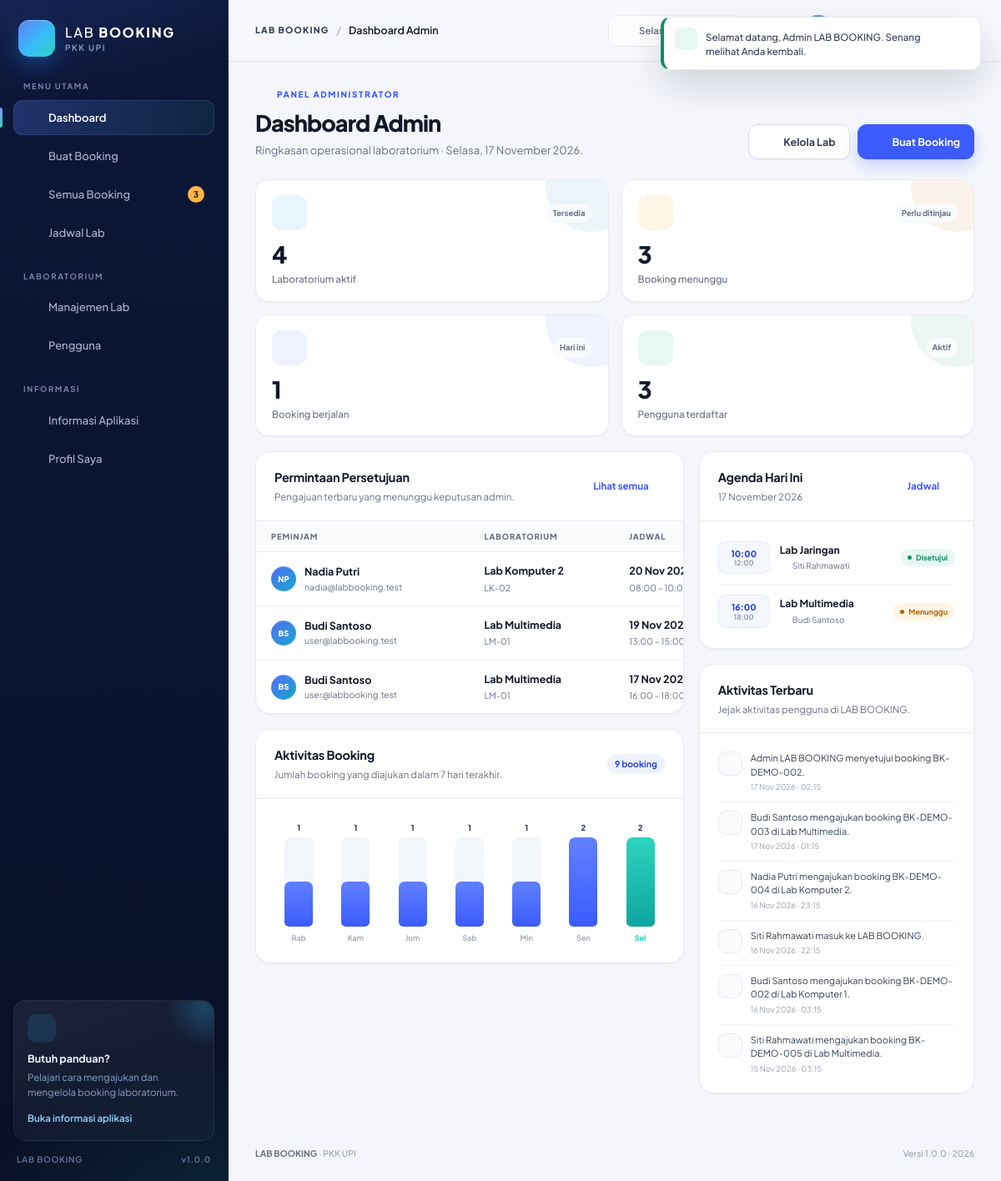
/dashboard.php (signed in), run on the app's committed database.
### tables this page shows
CREATE TABLE `bookings` (
    `id`           INT UNSIGNED NOT NULL AUTO_INCREMENT,
    `booking_code` VARCHAR(24) NOT NULL,
    `user_id`      INT UNSIGNED NOT NULL,
    `lab_id`       INT UNSIGNED NOT NULL,
    `booking_date` DATE NOT NULL,
    `start_time`   TIME NOT NULL,
    `end_time`     TIME NOT NULL,
    `purpose`      VARCHAR(255) NOT NULL,
    `participants` SMALLINT UNSIGNED NOT NULL DEFAULT 1,
    `status`       ENUM('pending', 'approved', 'rejected', 'cancelled', 'completed') NOT NULL DEFAULT 'pending',
    `admin_note`   TEXT DEFAULT NULL,
    `reviewed_by`  INT UNSIGNED DEFAULT NULL,
    `reviewed_at`  DATETIME DEFAULT NULL,
    `created_at`   DATETIME NOT NULL DEFAULT CURRENT_TIMESTAMP,
    `updated_at`   DATETIME NOT NULL DEFAULT CURRENT_TIMESTAMP ON UPDATE CURRENT_TIMESTAMP,
    PRIMARY KEY (`id`),
    UNIQUE KEY `uq_bookings_code` (`booking_code`),
    KEY `idx_bookings_lab_date` (`lab_id`, `booking_date`, `start_time`, `end_time`),
    KEY `idx_bookings_user` (`user_id`),
    KEY `idx_bookings_status` (`status`),
    KEY `idx_bookings_date` (`booking_date`),
    CONSTRAINT `fk_bookings_user`
        FOREIGN KEY (`user_id`) REFERENCES `users` (`id`)
        ON UPDATE CASCADE ON DELETE RESTRICT,
    CONSTRAINT `fk_bookings_lab`
        FOREIGN KEY (`lab_id`) REFERENCES `labs` (`id`)
        ON UPDATE CASCADE ON DELETE RESTRICT,
    CONSTRAINT `fk_bookings_reviewer`
        FOREIGN KEY (`reviewed_by`) REFERENCES `users` (`id`)
        ON UPDATE CASCADE ON DELETE SET NULL
);

CREATE TABLE `users` (
    `id`         INT UNSIGNED NOT NULL AUTO_INCREMENT,
    `name`       VARCHAR(100) NOT NULL,
    `email`      VARCHAR(150) NOT NULL,
    `password`   VARCHAR(255) NOT NULL,
    `role`       ENUM('admin', 'user') NOT NULL DEFAULT 'user',
    `phone`      VARCHAR(30) DEFAULT NULL,
    `department` VARCHAR(120) DEFAULT NULL,
    `status`     ENUM('active', 'inactive') NOT NULL DEFAULT 'active',
    `created_at` DATETIME NOT NULL DEFAULT CURRENT_TIMESTAMP,
    `updated_at` DATETIME NOT NULL DEFAULT CURRENT_TIMESTAMP ON UPDATE CURRENT_TIMESTAMP,
    PRIMARY KEY (`id`),
    UNIQUE KEY `uq_users_email` (`email`),
    KEY `idx_users_role` (`role`),
    KEY `idx_users_status` (`status`)
);

CREATE TABLE `labs` (
    `id`          INT UNSIGNED NOT NULL AUTO_INCREMENT,
    `name`        VARCHAR(120) NOT NULL,
    `code`        VARCHAR(20) NOT NULL,
    `description` TEXT DEFAULT NULL,
    `location`    VARCHAR(150) NOT NULL,
    `capacity`    SMALLINT UNSIGNED NOT NULL DEFAULT 1,
    `facilities`  TEXT DEFAULT NULL,
    `status`      ENUM('active', 'inactive') NOT NULL DEFAULT 'active',
    `created_at`  DATETIME NOT NULL DEFAULT CURRENT_TIMESTAMP,
    `updated_at`  DATETIME NOT NULL DEFAULT CURRENT_TIMESTAMP ON UPDATE CURRENT_TIMESTAMP,
    PRIMARY KEY (`id`),
    UNIQUE KEY `uq_labs_code` (`code`),
    KEY `idx_labs_status` (`status`)
);

CREATE TABLE `activity_logs` (
    `id`          BIGINT UNSIGNED NOT NULL AUTO_INCREMENT,
    `user_id`     INT UNSIGNED DEFAULT NULL,
    `action`      VARCHAR(50) NOT NULL,
    `description` VARCHAR(255) NOT NULL,
    `created_at`  DATETIME NOT NULL DEFAULT CURRENT_TIMESTAMP,
    PRIMARY KEY (`id`),
    KEY `idx_activity_user` (`user_id`),
    KEY `idx_activity_created` (`created_at`),
    CONSTRAINT `fk_activity_user`
        FOREIGN KEY (`user_id`) REFERENCES `users` (`id`)
        ON UPDATE CASCADE ON DELETE SET NULL
);

### dashboard.php (the view, shortened to what the rows shown need)
<?php
require_once __DIR__ . '/includes/functions.php';
require_login();
$user = current_user();
$isAdmin = $user['role'] === 'admin';
if ($isAdmin) {
    $pendingBookings = q(
        "SELECT b.*, l.name AS lab_name, l.code AS lab_code, u.name AS user_name, u.email AS user_email
         FROM bookings b
         JOIN labs l ON l.id = b.lab_id
         JOIN users u ON u.id = b.user_id
         WHERE b.status = 'pending'
         ORDER BY b.created_at ASC, b.id ASC
         LIMIT 5"
    )->fetchAll();
    $todayAgenda = q(
        "SELECT b.*, l.name AS lab_name, l.code AS lab_code, u.name AS user_name
         FROM bookings b
         JOIN labs l ON l.id = b.lab_id
         JOIN users u ON u.id = b.user_id
         WHERE b.booking_date = CURDATE()
           AND b.status IN ('pending', 'approved', 'completed')
         ORDER BY b.start_time ASC
         LIMIT 6"
    )->fetchAll();
    $recentActivities = q(
        "SELECT a.*, u.name AS user_name
         FROM activity_logs a
         LEFT JOIN users u ON u.id = a.user_id
         ORDER BY a.created_at DESC, a.id DESC
         LIMIT 6"
    )->fetchAll();
}
require __DIR__ . '/includes/header.php';
?>
<?php if ($isAdmin): ?>
    <div class="page-head">
        <div class="page-head-text">
            <h1 class="page-title">Dashboard Admin</h1>
        </div>
    </div>
    <div class="dash-grid">
        <div class="dash-stack">
            <section class="card">
                <div class="card-header">
                    <div class="card-heading">
                        <h2 class="card-title">Permintaan Persetujuan</h2>
                    </div>
                </div>
                <?php if ($pendingBookings === []): ?>
                    <div class="empty-state" style="padding:36px 24px">
                        <div class="empty-icon"><?= icon('check-circle') ?></div>
                        <h3>Tidak ada permintaan baru</h3>
                        <p>Semua pengajuan booking sudah ditinjau. Kerja bagus!</p>
                    </div>
                <?php else: ?>
                    <div class="table-wrap">
                        <table class="data-table">
                            <thead>
                                <tr>
                                    <th>Peminjam</th>
                                    <th>Laboratorium</th>
                                    <th>Jadwal</th>
                                </tr>
                            </thead>
                            <tbody>
                                <?php foreach ($pendingBookings as $booking): ?>
                                    <tr>
                                        <td>
                                            <div class="table-user">
                                                <?= avatar($booking['user_name'], 'avatar-sm') ?>
                                                <div class="table-user-info">
                                                    <strong><?= e($booking['user_name']) ?></strong>
                                                    <span><?= e($booking['user_email']) ?></span>
                                                </div>
                                            </div>
                                        </td>
                                        <td>
                                            <span class="cell-main"><?= e($booking['lab_name']) ?></span>
                                            <span class="cell-sub"><?= e($booking['lab_code']) ?></span>
                                        </td>
                                        <td>
                                            <span class="cell-main"><?= e(format_date($booking['booking_date'])) ?></span>
                                            <span class="cell-sub"><?= e(format_time_range($booking['start_time'], $booking['end_time'])) ?></span>
                                        </td>
                                    </tr>
                                <?php endforeach; ?>
                            </tbody>
                        </table>
                    </div>
                <?php endif; ?>
            </section>
            <section class="card">
                <div class="card-header">
                    <div class="card-heading">
                        <h2 class="card-title">Aktivitas Booking</h2>
                    </div>
                </div>
            </section>
        </div>
        <div class="dash-stack">
            <section class="card">
                <div class="card-header">
                    <div class="card-heading">
                        <h2 class="card-title">Agenda Hari Ini</h2>
                    </div>
                </div>
                <div class="card-body">
                    <?php if ($todayAgenda === []): ?>
                        <div class="empty-state" style="padding:26px 10px 18px">
                            <div class="empty-icon"><?= icon('calendar') ?></div>
                            <h3>Belum ada agenda</h3>
                            <p>Tidak ada pemakaian laboratorium yang terjadwal hari ini.</p>
                        </div>
                    <?php else: ?>
                        <div class="agenda-list">
                            <?php foreach ($todayAgenda as $agenda): ?>
                                <div class="agenda-item">
                                    <div class="agenda-time">
                                        <?= e(format_time($agenda['start_time'])) ?>
                                        <span><?= e(format_time($agenda['end_time'])) ?></span>
                                    </div>
                                    <div class="agenda-main">
                                        <strong><?= e($agenda['lab_name']) ?></strong>
                                        <small><?= icon('user') ?><?= e($agenda['user_name']) ?></small>
                                    </div>
                                    <?= booking_status_badge($agenda['status']) ?>
                                </div>
                            <?php endforeach; ?>
                        </div>
                    <?php endif; ?>
                </div>
            </section>
            <section class="card">
                <div class="card-header">
                    <div class="card-heading">
                        <h2 class="card-title">Aktivitas Terbaru</h2>
                    </div>
                </div>
                <div class="card-body">
                    <?php if ($recentActivities === []): ?>
                        <p class="text-muted" style="font-size:11px">Belum ada aktivitas tercatat.</p>
                    <?php else: ?>
                        <?php
                        $activityIcons = [
                            'login'            => 'key',
                            'logout'           => 'log-out',
                            'register'         => 'user-check',
                            'booking_created'  => 'calendar-check',
                            'booking_approved' => 'check-circle',
                            'booking_rejected' => 'x-circle',
                            'booking_cancelled'=> 'slash',
                            'lab_created'      => 'flask',
                            'lab_updated'      => 'edit',
                            'lab_deleted'      => 'trash',
                            'user_created'     => 'users',
                            'user_updated'     => 'user',
                            'user_deleted'     => 'trash',
                        ];
                        ?>
                        <div class="activity-list">
                            <?php foreach ($recentActivities as $activity): ?>
                                <div class="activity-item">
                                    <span class="activity-icon"><?= icon($activityIcons[$activity['action']] ?? 'activity') ?></span>
                                    <div class="activity-main">
                                        <p><?= e($activity['description']) ?></p>
                                        <span><?= e(format_datetime($activity['created_at'])) ?></span>
                                    </div>
                                </div>
                            <?php endforeach; ?>
                        </div>
                    <?php endif; ?>
                </div>
            </section>
        </div>
    </div>
<?php endif; ?>
<?php require __DIR__ . '/includes/footer.php'; ?>

### includes/functions.php (shortened to what the rows shown need)
<?php
require_once __DIR__ . '/../config/database.php';
require_once __DIR__ . '/icons.php';
function e(mixed $value): string
{
    return htmlspecialchars((string) $value, ENT_QUOTES | ENT_SUBSTITUTE, 'UTF-8');
}
function current_user(): ?array
{
    static $resolved = false;
    static $user = null;
    if ($resolved) {
        return $user;
    }
    $resolved = true;
    $userId = (int) ($_SESSION['user_id'] ?? 0);
    $statement = db()->prepare('SELECT * FROM users WHERE id = ? LIMIT 1');
    $statement->execute([$userId]);
    $found = $statement->fetch();
    return $user = $found;
}
function is_logged_in(): bool
{
    return current_user() !== null;
}
function require_login(): void
{
    if (!is_logged_in()) {
        flash('warning', 'Silakan masuk terlebih dahulu untuk mengakses halaman tersebut.');
        redirect('login.php');
    }
}
function q(string $sql, array $parameters = []): PDOStatement
{
    $statement = db()->prepare($sql);
    $statement->execute($parameters);
    return $statement;
}
function booking_statuses(): array
{
    return [
        'pending'   => ['label' => 'Menunggu', 'class' => 'warning'],
        'approved'  => ['label' => 'Disetujui', 'class' => 'success'],
        'rejected'  => ['label' => 'Ditolak', 'class' => 'danger'],
        'cancelled' => ['label' => 'Dibatalkan', 'class' => 'neutral'],
        'completed' => ['label' => 'Selesai', 'class' => 'info'],
    ];
}
function booking_status_badge(string $status, bool $dot = true): string
{
    $meta = booking_statuses()[$status] ?? ['label' => ucfirst($status), 'class' => 'neutral'];
    $dotHtml = $dot ? '<span class="badge-dot"></span>' : '';
    return '<span class="badge badge-' . e($meta['class']) . '">' . $dotHtml . e($meta['label']) . '</span>';
}
function initials(string $name): string
{
    $name = trim($name);
    $parts = preg_split('/\s+/', $name) ?: [$name];
    return mb_strtoupper(mb_substr($parts[0], 0, 1) . mb_substr($parts[count($parts) - 1], 0, 1));
}
function avatar(string $name, string $class = ''): string
{
    $safeClass = $class !== '' ? ' ' . e($class) : '';
    return '<span class="avatar' . $safeClass . '" aria-hidden="true">' . e(initials($name)) . '</span>';
}
function format_date(?string $date, string $style = 'short', bool $withDay = false): string
{
    $timestamp = strtotime($date);
    $months = [
        1  => 'Januari', 2  => 'Februari', 3 => 'Maret', 4 => 'April',
        5  => 'Mei', 6 => 'Juni', 7 => 'Juli', 8 => 'Agustus',
        9  => 'September', 10 => 'Oktober', 11 => 'November', 12 => 'Desember',
    ];
    $monthsShort = [
        1 => 'Jan', 2 => 'Feb', 3 => 'Mar', 4 => 'Apr', 5 => 'Mei', 6 => 'Jun',
        7 => 'Jul', 8 => 'Agu', 9 => 'Sep', 10 => 'Okt', 11 => 'Nov', 12 => 'Des',
    ];
    $days = ['Minggu', 'Senin', 'Selasa', 'Rabu', 'Kamis', 'Jumat', 'Sabtu'];
    $monthName = $style === 'long'
        ? $months[(int) date('n', $timestamp)]
        : $monthsShort[(int) date('n', $timestamp)];
    $formatted = date('j', $timestamp) . ' ' . $monthName . ' ' . date('Y', $timestamp);
    if ($withDay) {
        $formatted = $days[(int) date('w', $timestamp)] . ', ' . $formatted;
    }
    return $formatted;
}
function format_datetime(?string $datetime): string
{
    $timestamp = strtotime($datetime);
    return format_date(date('Y-m-d', $timestamp)) . ' · ' . date('H:i', $timestamp);
}
function format_time(?string $time): string
{
    return substr($time, 0, 5);
}
function format_time_range(?string $start, ?string $end): string
{
    return format_time($start) . ' – ' . format_time($end);
}

### includes/icons.php (shortened to what the rows shown need)
<?php
function icon(string $name, string $class = ''): string
{
    if (!isset($paths[$name])) {
        $name = 'info';
    }
    $classAttribute = $class !== '' ? ' class="' . htmlspecialchars($class, ENT_QUOTES, 'UTF-8') . '"' : '';
    return '<svg' . $classAttribute . ' viewBox="0 0 24 24" fill="none" stroke="currentColor" '
        . 'stroke-width="1.8" stroke-linecap="round" stroke-linejoin="round" aria-hidden="true" focusable="false">'
        . $paths[$name] . '</svg>';
}

### data on the page
bookings: user.name "NP", user.name "Nadia Putri", user.email "nadia@labbooking.test", lab.name "Lab Komputer 2", lab.code "LK-02", booking_date "20 Nov…", start_time+end_time "08:00 –…"
bookings: user.name "BS", user.name "Budi Santoso", user.email "user@labbooking.test", lab.name "Lab Multimedia", lab.code "LM-01", booking_date "19 Nov…", start_time+end_time "13:00 –…"
bookings: user.name "BS", user.name "Budi Santoso", user.email "user@labbooking.test", lab.name "Lab Multimedia", lab.code "LM-01", booking_date "17 Nov…", start_time+end_time "16:00 –…", start_time "16:00", end_time "18:00", status "Menunggu"
bookings: start_time "10:00", end_time "12:00", lab.name "Lab Jaringan", user.name "Siti Rahmawati", status "Disetujui"
activity_logs: description "Admin LAB BOOKING menyetujui booking BK-DEMO-002.", created_at "17 Nov 2026 · 02:15"
activity_logs: description "Budi Santoso mengajukan booking BK-DEMO-003 di Lab Multimedia.", created_at "17 Nov 2026 · 01:15"
activity_logs: description "Nadia Putri mengajukan booking BK-DEMO-004 di Lab Komputer 2.", created_at "16 Nov 2026 · 23:15"
activity_logs: description "Siti Rahmawati masuk ke LAB BOOKING.", created_at "16 Nov 2026 · 22:15"
activity_logs: description "Budi Santoso mengajukan booking BK-DEMO-002 di Lab Komputer 1.", created_at "16 Nov 2026 · 03:15"
activity_logs: description "Siti Rahmawati mengajukan booking BK-DEMO-005 di Lab Multimedia.", created_at "15 Nov 2026 · 03:15"

### other printed values
APP_ORGANIZATION "PKK UPI"
$pendingApprovals "3"
APP_VERSION "1.0.0"
$pageTitle "Dashboard Admin"
$flash['message'] "Selamat datang, Admin LAB BOOKING. Senang melihat Anda kembali."
$totalLabs "4"
$pendingCount "3"
$todayCount "1"
$totalUsers "3"
$chartTotal "9"
$bar['count'] "1"
$bar['label'] "Rab"
$bar['label'] "Kam"
$bar['label'] "Jum"
$bar['label'] "Sab"
